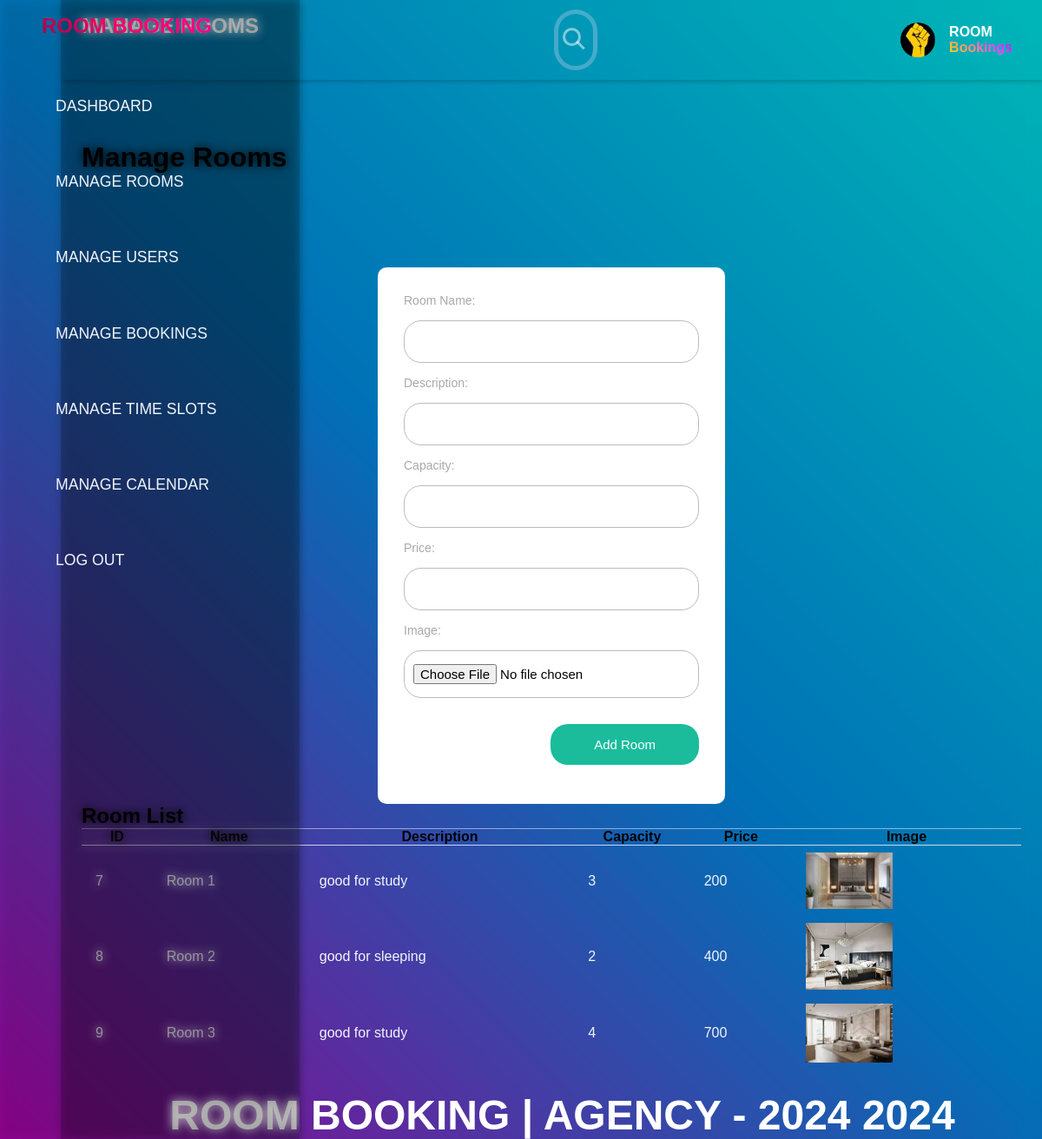
Page /manage_rooms.php (signed in) on the committed database.
### tables this page shows
CREATE TABLE `rooms` (
  `id` int(11) NOT NULL,
  `name` varchar(100) NOT NULL,
  `description` text NOT NULL,
  `capacity` int(11) NOT NULL,
  `price` varchar(100) DEFAULT NULL,
  `image` varchar(200) DEFAULT NULL
);

### manage_rooms.php (the view, shortened to what this page needs)
<?php
include 'db_connection.php';
$sql = "SELECT * FROM rooms";
$result = $conn->query($sql);
?>
<!DOCTYPE html>
<html lang="en">
<head>
    <link rel="stylesheet" href="style.css">
</head>
<body>
    <div class="sidebar">
        <div class="sidebar-brand">
            <h2><span><i class="fab fa-accusoft"></i></span><span id="kleenpulse">ROOM BOOKING</span></h2>
        </div>
        <div class="sidebar-menu">
            <ul>
                <li><a href="admin_dashboard.php"><span class="fas fa-cubes"></span><span>Dashboard</span></a></li>
                <li><a href="manage_rooms.php" class="active"><span class="fas fa-users"></span><span>Manage Rooms</span></a></li>
                <li><a href="manage_users.php"><span class="fas fa-clipboard-list"></span><span>Manage Users</span></a></li>
                <li><a href="manage_bookings.php"><span class="fas fa-shopping-bag"></span><span>Manage Bookings</span></a></li>
                <li><a href="manage_time_slots.php"><span class="fas fa-receipt"></span><span>Manage Time Slots</span></a></li>
                <li><a href="manage_calendar.php"><span class="fas fa-calendar-alt"></span><span>Manage Calendar</span></a></li>
                <li><a href="logout.php"><span class="fa fa-user-circle"></span><span>Log Out</span></a></li>
            </ul>
        </div>
    </div>
    <div class="main-wrapper">
        <div class="main-content">
            <header>
                <h2 class="heading" id="dashboard">Manage Rooms</h2>
                <div class="search">
                    <div class="search-rotate"><div class="icon"></div></div>
                </div>
                <div class="user-wrapper">
                    <img src="logo.png" alt="">
                    <div>
                        <h4>ROOM</h4>
                        <b>Bookings</b></small>
                    </div>
                </div>
            </header>
            <main>
                <div class="container">
                    <h1>Manage Rooms</h1>
                    <form method="POST" action="manage_rooms.php" enctype="multipart/form-data" class="room-form">
                        <label for="name">Room Name:</label>
                        <input type="text" id="name" name="name" required><br>
                        <label for="description">Description:</label>
                        <input type="text" id="description" name="description" required><br>
                        <label for="capacity">Capacity:</label>
                        <input type="number" id="capacity" name="capacity" required><br>
                        <label for="price">Price:</label>
                        <input type="number" id="price" name="price" step="0.01" required><br>
                        <label for="image">Image:</label>
                        <input type="file" id="image" name="image" accept="image/*" required><br>
                        <input type="submit" value="Add Room">
                    </form>
                    <h2>Room List</h2>
                    <div class="table-responsive">
                        <table width="100%">
                            <thead>
                                <tr>
                                    <th>ID</th>
                                    <th>Name</th>
                                    <th>Description</th>
                                    <th>Capacity</th>
                                    <th>Price</th>
                                    <th>Image</th>
                                </tr>
                            </thead>
                            <tbody>
                                <?php
                                while ($row = $result->fetch_assoc()) {
                                    echo "<tr>
                                            <td>{$row['id']}</td>
                                            <td>{$row['name']}</td>
                                            <td>{$row['description']}</td>
                                            <td class='centered'>{$row['capacity']}</td>
                                            <td class='centered'>{$row['price']}</td>
                                            <td><img src='uploads/{$row['image']}' class='image-preview' alt='Room Image'></td>
                                          </tr>";
                                }
                                ?>
                            </tbody>
                        </table>
                    </div>
                </div>
            </main>
            <div class="footer">
                <div class="word">
                <p>Room Booking <span id="hrt"><i class="far fa-heart"></i></span> | Agency - 2024 <span id="full-year"></span></p>
                </div>
            </div>
        </div>
    </div>
</body>
</html>

### manage_rooms.php (style rules this page uses)
form { margin: 10% auto 0 auto; padding: 30px; width: 400px; height: auto; overflow: hidden; background: white; border-radius: 10px; }
form label { font-size: 14px; color: darkgray; cursor: pointer; }
form label, form input { float: left; clear: both; }
form input { margin: 15px 0; padding: 15px 10px; width: 100%; outline: none; border: 1px solid #bbb; border-radius: 20px; display: inline-block; box-sizing: border-box; transition: 0.2s ease all; color: black; }
input[type=submit] { padding: 15px 50px; width: auto; background: #1abc9c; border: none; color: white; cursor: pointer; display: inline-block; float: right; clear: right; transition: 0.2s ease all; }
.image-preview { max-width: 100px; max-height: 100px; }

### rows in the picture
rooms: id "7", name "Room 1", description "good for study", capacity "3", price "200", image (picture)
rooms: id "8", name "Room 2", description "good for sleeping", capacity "2", price "400", image (picture)
rooms: id "9", name "Room 3", description "good for study", capacity "4", price "700", image (picture)
